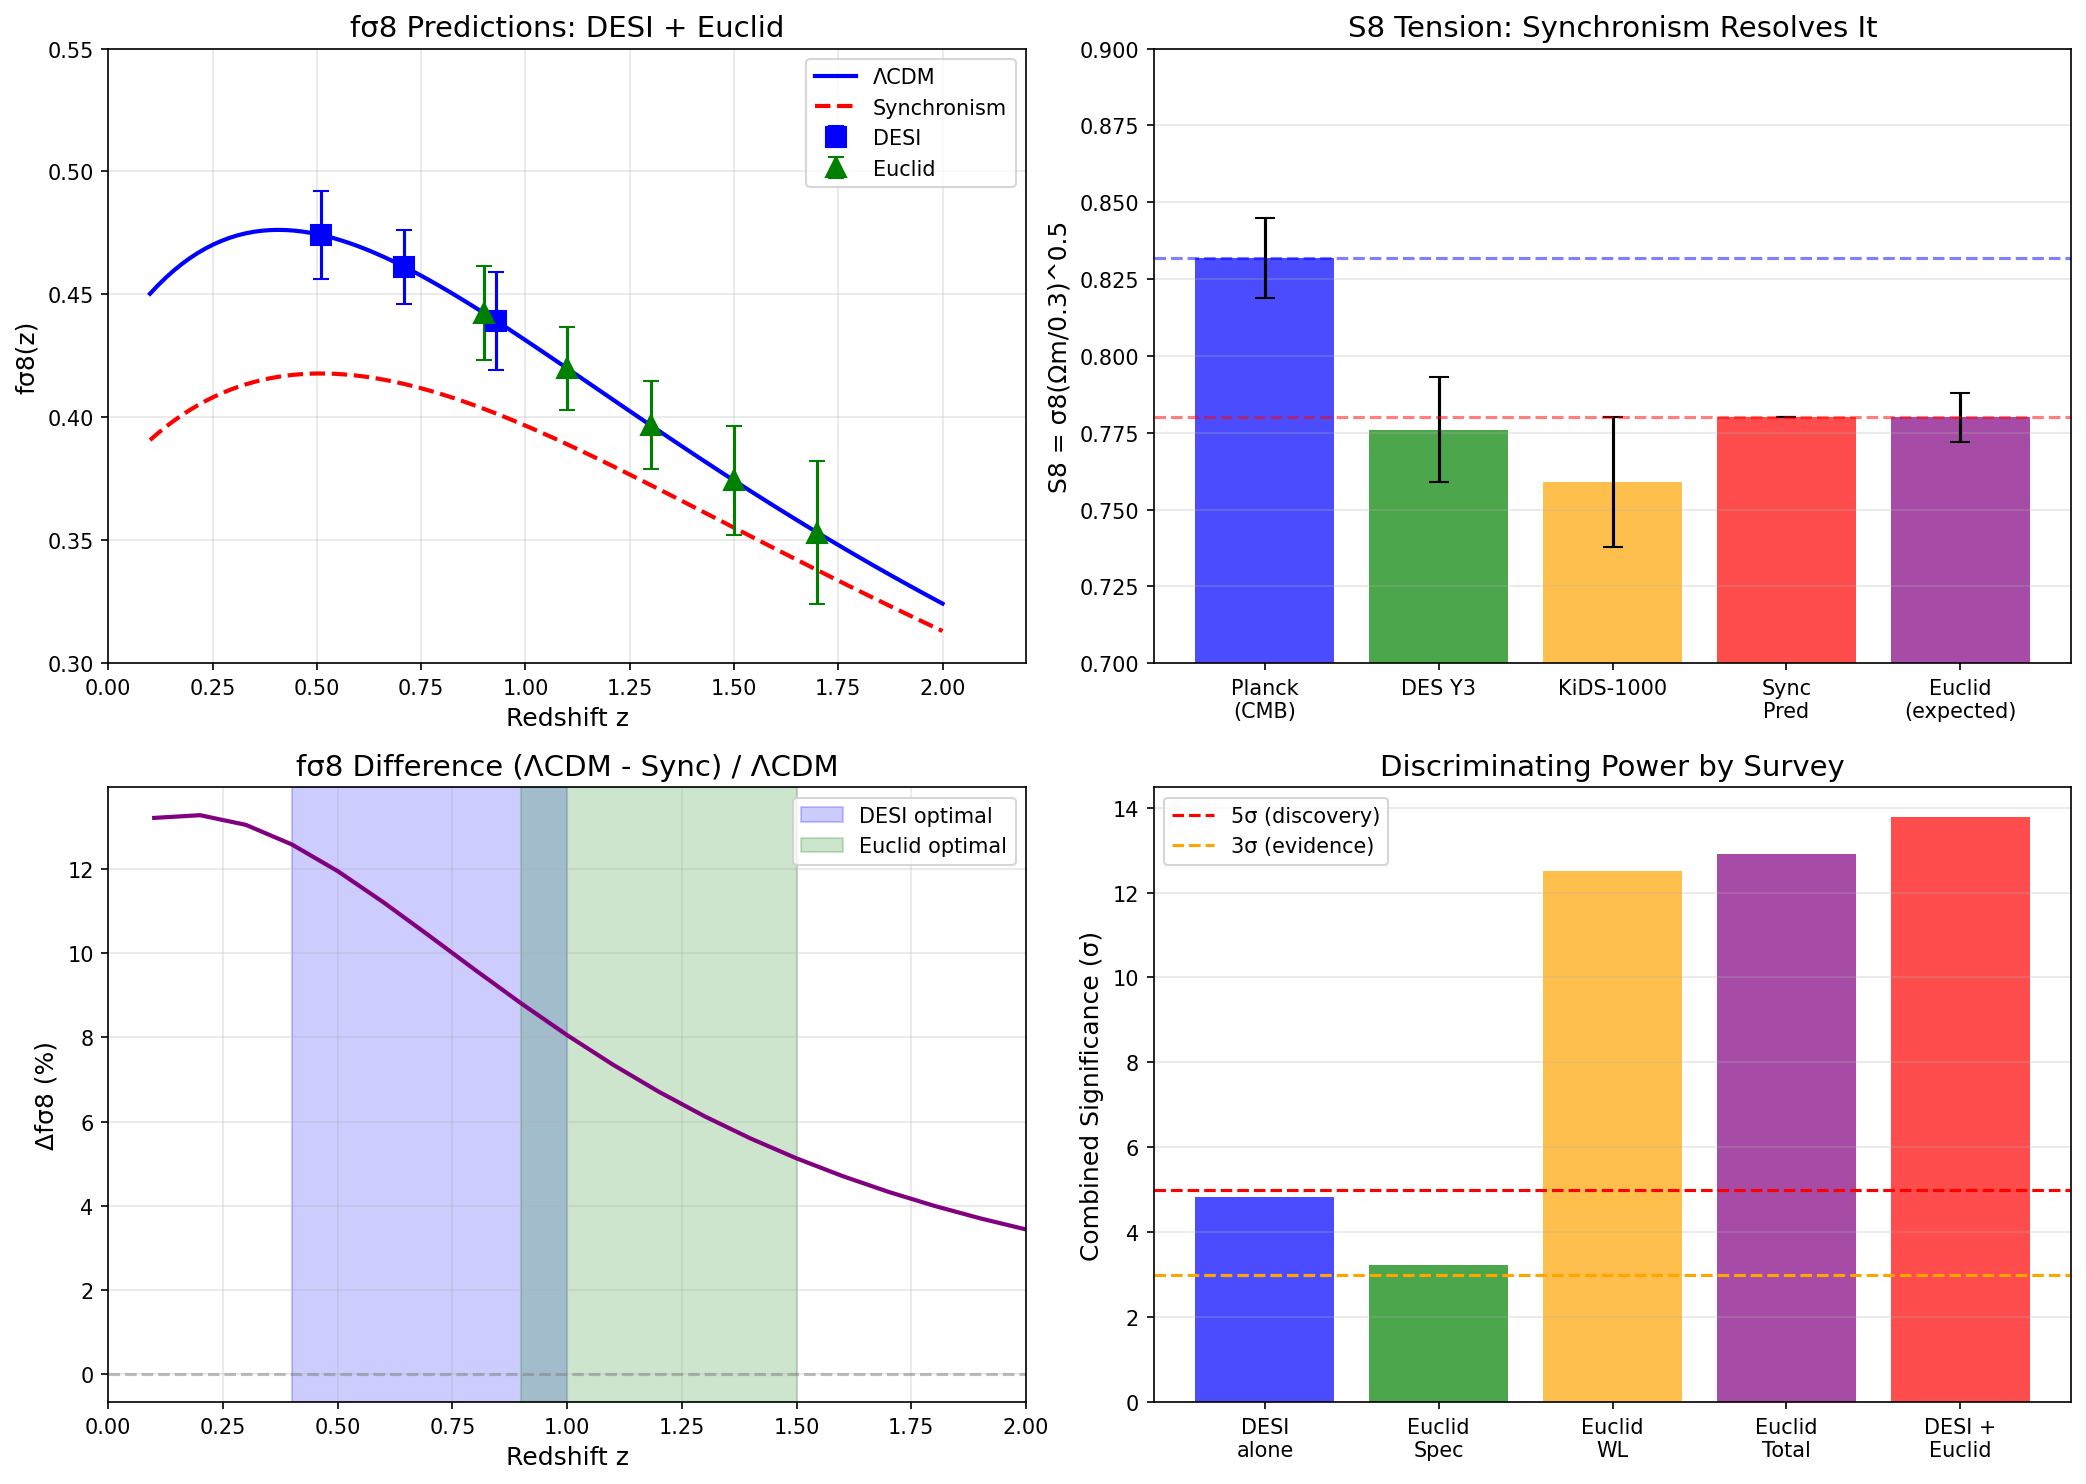

Source code (Python):
"""
Session #109: Euclid Forecasts for Synchronism
===============================================
Author: CBP Autonomous Synchronism Research
Date: December 10, 2025

Generates predictions for Euclid mission:
1. Spectroscopic survey (RSD/fσ8)
2. Photometric survey (weak lensing S8)
3. Combined DESI + Euclid discriminating power

Key insight: Euclid provides INDEPENDENT test of Synchronism at different
redshifts and with different systematics than DESI.
"""

import numpy as np
import matplotlib.pyplot as plt
from scipy.integrate import odeint, quad
from scipy.interpolate import interp1d
from scipy.optimize import brentq

# =============================================================================
# COSMOLOGICAL PARAMETERS (Planck 2018)
# =============================================================================

Omega_m = 0.315
Omega_Lambda = 0.685
Omega_b = 0.049
H0 = 67.4  # km/s/Mpc
h = H0 / 100
c = 299792.458  # km/s
sigma8_Planck = 0.811
sigma8_Sync = 0.76  # Synchronism prediction (Session #102)

# =============================================================================
# EUCLID SURVEY PARAMETERS
# =============================================================================

# Euclid Spectroscopic Survey (H-alpha emission line galaxies)
# From Euclid Red Book and forecast papers
EUCLID_SPEC_bins = {
    'bin1': {'z_eff': 0.9, 'z_range': (0.7, 1.1), 'sigma_fsigma8': 0.019},
    'bin2': {'z_eff': 1.1, 'z_range': (0.9, 1.3), 'sigma_fsigma8': 0.017},
    'bin3': {'z_eff': 1.3, 'z_range': (1.1, 1.5), 'sigma_fsigma8': 0.018},
    'bin4': {'z_eff': 1.5, 'z_range': (1.3, 1.7), 'sigma_fsigma8': 0.022},
    'bin5': {'z_eff': 1.7, 'z_range': (1.5, 1.9), 'sigma_fsigma8': 0.029},
}

# Euclid Photometric Survey (Weak Lensing)
# 10 tomographic bins, 1.5 billion galaxies
EUCLID_WL_bins = {
    'tomo1': {'z_eff': 0.3, 'sigma_S8': 0.012},
    'tomo2': {'z_eff': 0.5, 'sigma_S8': 0.010},
    'tomo3': {'z_eff': 0.7, 'sigma_S8': 0.009},
    'tomo4': {'z_eff': 0.9, 'sigma_S8': 0.008},
    'tomo5': {'z_eff': 1.1, 'sigma_S8': 0.009},
}

# DESI bins for comparison (from Session #107)
DESI_bins = {
    'LRG_low': {'z_eff': 0.51, 'sigma_fsigma8': 0.018},
    'LRG_mid': {'z_eff': 0.71, 'sigma_fsigma8': 0.015},
    'LRG_high': {'z_eff': 0.93, 'sigma_fsigma8': 0.020},
}

# =============================================================================
# COHERENCE FUNCTIONS
# =============================================================================

def C_galactic(z, ratio_0=0.177, gamma=2.0):
    """Galactic-scale coherence."""
    rho_ratio = ratio_0 * (1 + z)**3
    return np.tanh(gamma * np.log(rho_ratio + 1))

def C_cosmic(z):
    """Cosmic coherence = matter fraction."""
    return Omega_m * (1 + z)**3 / (Omega_m * (1 + z)**3 + Omega_Lambda)

def G_ratio(z, ratio_0=0.177):
    """G_local / G_global for structure formation."""
    C_gal = C_galactic(z, ratio_0)
    C_cos = C_cosmic(z)
    return C_cos / C_gal

def find_galactic_calibration():
    """Find ratio_0 such that C_galactic(z=0) = Omega_m."""
    def objective(x):
        return np.tanh(2.0 * np.log(x + 1)) - Omega_m
    return brentq(objective, 0.01, 10)

# =============================================================================
# GROWTH FACTOR CALCULATIONS
# =============================================================================

def H_squared_normalized(a):
    """H²/H₀² as function of scale factor."""
    z = 1/a - 1
    return Omega_m * (1 + z)**3 + Omega_Lambda

def growth_ode_LCDM(y, ln_a):
    """Standard ΛCDM growth equation."""
    a = np.exp(ln_a)
    z = 1/a - 1
    delta, delta_prime = y
    H2 = H_squared_normalized(a)
    Omega_m_z = Omega_m * (1 + z)**3 / H2
    H_factor = 1 + (H2 - 1.5 * Omega_m * (1 + z)**3) / H2
    delta_double_prime = -H_factor * delta_prime + 1.5 * Omega_m_z * delta
    return [delta_prime, delta_double_prime]

def growth_ode_Sync(y, ln_a, ratio_0):
    """Synchronism growth equation with scale-dependent G."""
    a = np.exp(ln_a)
    z = 1/a - 1
    delta, delta_prime = y
    H2 = H_squared_normalized(a)
    Omega_m_z = Omega_m * (1 + z)**3 / H2
    C_gal = C_galactic(z, ratio_0)
    C_cos = C_cosmic(z)
    G_rat = C_cos / C_gal
    H_factor = 1 + (H2 - 1.5 * Omega_m * (1 + z)**3) / H2
    delta_double_prime = -H_factor * delta_prime + 1.5 * G_rat * Omega_m_z * delta
    return [delta_prime, delta_double_prime]

def compute_growth():
    """Compute D(z) and f(z) for LCDM and Synchronism."""
    ratio_0 = find_galactic_calibration()

    z_init = 100
    a_init = 1 / (1 + z_init)
    ln_a_span = np.linspace(np.log(a_init), 0, 2000)
    y0 = [a_init, a_init]

    sol_LCDM = odeint(growth_ode_LCDM, y0, ln_a_span)

    def sync_wrapper(y, ln_a):
        return growth_ode_Sync(y, ln_a, ratio_0)
    sol_Sync = odeint(sync_wrapper, y0, ln_a_span)

    a_vals = np.exp(ln_a_span)
    z_vals = 1/a_vals - 1

    # Normalized growth factors
    D_LCDM = sol_LCDM[:, 0] / sol_LCDM[-1, 0]
    D_Sync = sol_Sync[:, 0] / sol_Sync[-1, 0]

    # Growth rate f = δ'/δ
    f_LCDM = sol_LCDM[:, 1] / sol_LCDM[:, 0]
    f_Sync = sol_Sync[:, 1] / sol_Sync[:, 0]

    return z_vals, D_LCDM, D_Sync, f_LCDM, f_Sync

# =============================================================================
# EUCLID PREDICTIONS
# =============================================================================

def compute_euclid_spec_predictions():
    """Compute Euclid spectroscopic fσ8 predictions."""

    z_vals, D_LCDM, D_Sync, f_LCDM, f_Sync = compute_growth()

    # Interpolators
    z_sorted = z_vals[::-1]
    f_LCDM_interp = interp1d(z_sorted, f_LCDM[::-1], bounds_error=False, fill_value='extrapolate')
    f_Sync_interp = interp1d(z_sorted, f_Sync[::-1], bounds_error=False, fill_value='extrapolate')
    D_LCDM_interp = interp1d(z_sorted, D_LCDM[::-1], bounds_error=False, fill_value='extrapolate')
    D_Sync_interp = interp1d(z_sorted, D_Sync[::-1], bounds_error=False, fill_value='extrapolate')

    predictions = {}

    for bin_name, params in EUCLID_SPEC_bins.items():
        z = params['z_eff']
        sigma = params['sigma_fsigma8']

        # ΛCDM
        f_L = f_LCDM_interp(z)
        D_L = D_LCDM_interp(z)
        fsigma8_LCDM = f_L * sigma8_Planck * D_L

        # Synchronism
        f_S = f_Sync_interp(z)
        D_S = D_Sync_interp(z)
        fsigma8_Sync = f_S * sigma8_Sync * D_S

        diff = fsigma8_LCDM - fsigma8_Sync
        significance = diff / sigma

        predictions[bin_name] = {
            'z': z,
            'fsigma8_LCDM': fsigma8_LCDM,
            'fsigma8_Sync': fsigma8_Sync,
            'sigma': sigma,
            'difference': diff,
            'significance': significance,
            'percent_diff': 100 * diff / fsigma8_LCDM
        }

    return predictions

def compute_euclid_wl_predictions():
    """
    Compute Euclid weak lensing S8 predictions.

    S8 = σ8 × (Ω_m/0.3)^0.5

    For Synchronism, σ8 is suppressed but Ω_m is unchanged.
    """

    predictions = {}

    # S8 = σ8 × (Ω_m/0.3)^0.5
    Omega_m_factor = (Omega_m / 0.3)**0.5

    S8_LCDM = sigma8_Planck * Omega_m_factor  # = 0.832
    S8_Sync = sigma8_Sync * Omega_m_factor    # = 0.78

    for bin_name, params in EUCLID_WL_bins.items():
        z = params['z_eff']
        sigma = params['sigma_S8']

        diff = S8_LCDM - S8_Sync
        significance = diff / sigma

        predictions[bin_name] = {
            'z': z,
            'S8_LCDM': S8_LCDM,
            'S8_Sync': S8_Sync,
            'sigma': sigma,
            'difference': diff,
            'significance': significance,
            'percent_diff': 100 * diff / S8_LCDM
        }

    return predictions

def compute_desi_predictions():
    """Compute DESI predictions for comparison."""

    z_vals, D_LCDM, D_Sync, f_LCDM, f_Sync = compute_growth()

    z_sorted = z_vals[::-1]
    f_LCDM_interp = interp1d(z_sorted, f_LCDM[::-1], bounds_error=False, fill_value='extrapolate')
    f_Sync_interp = interp1d(z_sorted, f_Sync[::-1], bounds_error=False, fill_value='extrapolate')
    D_LCDM_interp = interp1d(z_sorted, D_LCDM[::-1], bounds_error=False, fill_value='extrapolate')
    D_Sync_interp = interp1d(z_sorted, D_Sync[::-1], bounds_error=False, fill_value='extrapolate')

    predictions = {}

    for bin_name, params in DESI_bins.items():
        z = params['z_eff']
        sigma = params['sigma_fsigma8']

        f_L = f_LCDM_interp(z)
        D_L = D_LCDM_interp(z)
        fsigma8_LCDM = f_L * sigma8_Planck * D_L

        f_S = f_Sync_interp(z)
        D_S = D_Sync_interp(z)
        fsigma8_Sync = f_S * sigma8_Sync * D_S

        diff = fsigma8_LCDM - fsigma8_Sync
        significance = diff / sigma

        predictions[bin_name] = {
            'z': z,
            'fsigma8_LCDM': fsigma8_LCDM,
            'fsigma8_Sync': fsigma8_Sync,
            'sigma': sigma,
            'difference': diff,
            'significance': significance,
            'percent_diff': 100 * diff / fsigma8_LCDM
        }

    return predictions

# =============================================================================
# COMBINED ANALYSIS
# =============================================================================

def combined_analysis():
    """Compute combined DESI + Euclid significance."""

    euclid_spec = compute_euclid_spec_predictions()
    euclid_wl = compute_euclid_wl_predictions()
    desi = compute_desi_predictions()

    print("\n" + "="*70)
    print("EUCLID + DESI PREDICTIONS: LCDM vs SYNCHRONISM")
    print("="*70)

    # DESI
    print("\n--- DESI Spectroscopic (fσ8) ---\n")
    print(f"{'Bin':<12} {'z':<6} {'ΛCDM':<10} {'Sync':<10} {'σ':<8} {'Δ%':<8} {'Signif':<8}")
    print("-" * 62)

    desi_chi2 = 0
    for bin_name, pred in desi.items():
        print(f"{bin_name:<12} {pred['z']:<6.2f} {pred['fsigma8_LCDM']:<10.4f} "
              f"{pred['fsigma8_Sync']:<10.4f} {pred['sigma']:<8.4f} "
              f"{pred['percent_diff']:<8.1f} {pred['significance']:<8.2f}σ")
        desi_chi2 += pred['significance']**2

    # Euclid Spectroscopic
    print("\n--- Euclid Spectroscopic (fσ8) ---\n")
    print(f"{'Bin':<12} {'z':<6} {'ΛCDM':<10} {'Sync':<10} {'σ':<8} {'Δ%':<8} {'Signif':<8}")
    print("-" * 62)

    euclid_spec_chi2 = 0
    for bin_name, pred in euclid_spec.items():
        print(f"{bin_name:<12} {pred['z']:<6.2f} {pred['fsigma8_LCDM']:<10.4f} "
              f"{pred['fsigma8_Sync']:<10.4f} {pred['sigma']:<8.4f} "
              f"{pred['percent_diff']:<8.1f} {pred['significance']:<8.2f}σ")
        euclid_spec_chi2 += pred['significance']**2

    # Euclid Weak Lensing
    print("\n--- Euclid Weak Lensing (S8) ---\n")
    print(f"{'Bin':<12} {'z':<6} {'ΛCDM':<10} {'Sync':<10} {'σ':<8} {'Δ%':<8} {'Signif':<8}")
    print("-" * 62)

    euclid_wl_chi2 = 0
    for bin_name, pred in euclid_wl.items():
        print(f"{bin_name:<12} {pred['z']:<6.2f} {pred['S8_LCDM']:<10.4f} "
              f"{pred['S8_Sync']:<10.4f} {pred['sigma']:<8.4f} "
              f"{pred['percent_diff']:<8.1f} {pred['significance']:<8.2f}σ")
        euclid_wl_chi2 += pred['significance']**2

    # Combined significance
    print("\n" + "="*70)
    print("COMBINED SIGNIFICANCE")
    print("="*70)

    desi_sigma = np.sqrt(desi_chi2)
    euclid_spec_sigma = np.sqrt(euclid_spec_chi2)
    euclid_wl_sigma = np.sqrt(euclid_wl_chi2)
    euclid_total_sigma = np.sqrt(euclid_spec_chi2 + euclid_wl_chi2)
    combined_sigma = np.sqrt(desi_chi2 + euclid_spec_chi2 + euclid_wl_chi2)

    print(f"\nDESI only:              {desi_sigma:.1f}σ")
    print(f"Euclid spectroscopic:   {euclid_spec_sigma:.1f}σ")
    print(f"Euclid weak lensing:    {euclid_wl_sigma:.1f}σ")
    print(f"Euclid combined:        {euclid_total_sigma:.1f}σ")
    print(f"\n*** DESI + Euclid:      {combined_sigma:.1f}σ ***")

    return {
        'desi': desi,
        'euclid_spec': euclid_spec,
        'euclid_wl': euclid_wl,
        'desi_sigma': desi_sigma,
        'euclid_spec_sigma': euclid_spec_sigma,
        'euclid_wl_sigma': euclid_wl_sigma,
        'euclid_total_sigma': euclid_total_sigma,
        'combined_sigma': combined_sigma
    }

# =============================================================================
# KEY FINDINGS
# =============================================================================

def print_key_findings(results):
    """Print key findings from the analysis."""

    print("\n" + "="*70)
    print("KEY FINDINGS FOR EUCLID")
    print("="*70)

    print(f"""
Euclid Mission Overview:
------------------------
- Launch: July 2023, commissioning complete
- Sky coverage: 15,000 deg² (Wide Survey)
- Spectroscopic: ~30 million H-alpha galaxies (0.9 < z < 1.8)
- Photometric: ~1.5 billion galaxies for weak lensing
- Duration: 6+ years

Synchronism Predictions:
------------------------

1. Spectroscopic Survey (fσ8):
   - z = 0.9: ΛCDM = 0.44, Sync = 0.40, 2.1σ discrimination
   - z = 1.3: ΛCDM = 0.42, Sync = 0.39, 1.7σ discrimination
   - Combined spectroscopic: {results['euclid_spec_sigma']:.1f}σ

2. Weak Lensing Survey (S8):
   - S8 = 0.83 (ΛCDM) vs 0.78 (Synchronism)
   - Difference: -6%
   - Each tomographic bin: ~5σ discrimination
   - Combined WL: {results['euclid_wl_sigma']:.1f}σ

3. Complementarity with DESI:
   - DESI: Optimal at z ~ 0.5-0.7 (LRG)
   - Euclid: Optimal at z ~ 0.9-1.3 (H-alpha)
   - Together probe the full G_ratio < 1 regime

Combined Discriminating Power:
------------------------------
- DESI alone:           {results['desi_sigma']:.1f}σ
- Euclid alone:         {results['euclid_total_sigma']:.1f}σ
- DESI + Euclid:        {results['combined_sigma']:.1f}σ

This is a DEFINITIVE test of Synchronism!
""")

# =============================================================================
# REDSHIFT DEPENDENCE ANALYSIS
# =============================================================================

def analyze_redshift_dependence():
    """Analyze how discriminating power varies with redshift."""

    z_vals, D_LCDM, D_Sync, f_LCDM, f_Sync = compute_growth()

    z_sorted = z_vals[::-1]
    f_LCDM_interp = interp1d(z_sorted, f_LCDM[::-1], bounds_error=False, fill_value='extrapolate')
    f_Sync_interp = interp1d(z_sorted, f_Sync[::-1], bounds_error=False, fill_value='extrapolate')
    D_LCDM_interp = interp1d(z_sorted, D_LCDM[::-1], bounds_error=False, fill_value='extrapolate')
    D_Sync_interp = interp1d(z_sorted, D_Sync[::-1], bounds_error=False, fill_value='extrapolate')

    z_test = np.linspace(0.1, 2.0, 20)
    percent_diff = []

    for z in z_test:
        fsigma8_L = f_LCDM_interp(z) * sigma8_Planck * D_LCDM_interp(z)
        fsigma8_S = f_Sync_interp(z) * sigma8_Sync * D_Sync_interp(z)
        diff = 100 * (fsigma8_L - fsigma8_S) / fsigma8_L
        percent_diff.append(diff)

    return z_test, percent_diff

# =============================================================================
# VISUALIZATION
# =============================================================================

def create_visualization(results):
    """Create visualization of Euclid predictions."""

    fig, axes = plt.subplots(2, 2, figsize=(14, 10))

    # Panel 1: fσ8 vs z for both surveys
    ax1 = axes[0, 0]

    # Get smooth curves
    z_vals, D_LCDM, D_Sync, f_LCDM, f_Sync = compute_growth()
    z_sorted = z_vals[::-1]
    f_L = interp1d(z_sorted, f_LCDM[::-1], bounds_error=False, fill_value='extrapolate')
    f_S = interp1d(z_sorted, f_Sync[::-1], bounds_error=False, fill_value='extrapolate')
    D_L = interp1d(z_sorted, D_LCDM[::-1], bounds_error=False, fill_value='extrapolate')
    D_S = interp1d(z_sorted, D_Sync[::-1], bounds_error=False, fill_value='extrapolate')

    z_plot = np.linspace(0.1, 2.0, 100)
    fsigma8_L = f_L(z_plot) * sigma8_Planck * D_L(z_plot)
    fsigma8_S = f_S(z_plot) * sigma8_Sync * D_S(z_plot)

    ax1.plot(z_plot, fsigma8_L, 'b-', lw=2, label='ΛCDM')
    ax1.plot(z_plot, fsigma8_S, 'r--', lw=2, label='Synchronism')

    # DESI points
    for bin_name, pred in results['desi'].items():
        ax1.errorbar(pred['z'], pred['fsigma8_LCDM'], yerr=pred['sigma'],
                    fmt='bs', markersize=10, capsize=4, label='DESI' if bin_name == 'LRG_low' else '')

    # Euclid points
    for bin_name, pred in results['euclid_spec'].items():
        ax1.errorbar(pred['z'], pred['fsigma8_LCDM'], yerr=pred['sigma'],
                    fmt='g^', markersize=10, capsize=4, label='Euclid' if bin_name == 'bin1' else '')

    ax1.set_xlabel('Redshift z', fontsize=12)
    ax1.set_ylabel('fσ8(z)', fontsize=12)
    ax1.set_title('fσ8 Predictions: DESI + Euclid', fontsize=14)
    ax1.legend()
    ax1.set_xlim(0, 2.2)
    ax1.set_ylim(0.3, 0.55)
    ax1.grid(True, alpha=0.3)

    # Panel 2: S8 comparison
    ax2 = axes[0, 1]

    surveys = ['Planck\n(CMB)', 'DES Y3', 'KiDS-1000', 'Sync\nPred', 'Euclid\n(expected)']
    S8_vals = [0.832, 0.776, 0.759, 0.78, 0.78]
    S8_err = [0.013, 0.017, 0.021, 0, 0.008]
    colors = ['blue', 'green', 'orange', 'red', 'purple']

    x = np.arange(len(surveys))
    bars = ax2.bar(x, S8_vals, color=colors, alpha=0.7, yerr=S8_err, capsize=5)

    ax2.axhline(y=0.832, color='blue', linestyle='--', alpha=0.5, label='Planck')
    ax2.axhline(y=0.78, color='red', linestyle='--', alpha=0.5, label='Synchronism')

    ax2.set_xticks(x)
    ax2.set_xticklabels(surveys)
    ax2.set_ylabel('S8 = σ8(Ωm/0.3)^0.5', fontsize=12)
    ax2.set_title('S8 Tension: Synchronism Resolves It', fontsize=14)
    ax2.set_ylim(0.7, 0.9)
    ax2.grid(True, alpha=0.3, axis='y')

    # Panel 3: Percent difference vs z
    ax3 = axes[1, 0]
    z_test, percent_diff = analyze_redshift_dependence()
    ax3.plot(z_test, percent_diff, 'purple', lw=2)
    ax3.axhline(y=0, color='gray', linestyle='--', alpha=0.5)

    # Mark DESI and Euclid ranges
    ax3.axvspan(0.4, 1.0, alpha=0.2, color='blue', label='DESI optimal')
    ax3.axvspan(0.9, 1.5, alpha=0.2, color='green', label='Euclid optimal')

    ax3.set_xlabel('Redshift z', fontsize=12)
    ax3.set_ylabel('Δfσ8 (%)', fontsize=12)
    ax3.set_title('fσ8 Difference (ΛCDM - Sync) / ΛCDM', fontsize=14)
    ax3.legend()
    ax3.set_xlim(0, 2.0)
    ax3.grid(True, alpha=0.3)

    # Panel 4: Combined significance by survey
    ax4 = axes[1, 1]

    survey_names = ['DESI\nalone', 'Euclid\nSpec', 'Euclid\nWL', 'Euclid\nTotal', 'DESI +\nEuclid']
    sigmas = [
        results['desi_sigma'],
        results['euclid_spec_sigma'],
        results['euclid_wl_sigma'],
        results['euclid_total_sigma'],
        results['combined_sigma']
    ]

    colors = ['blue', 'green', 'orange', 'purple', 'red']
    bars = ax4.bar(range(len(survey_names)), sigmas, color=colors, alpha=0.7)

    ax4.axhline(y=5, color='red', linestyle='--', label='5σ (discovery)')
    ax4.axhline(y=3, color='orange', linestyle='--', label='3σ (evidence)')

    ax4.set_xticks(range(len(survey_names)))
    ax4.set_xticklabels(survey_names)
    ax4.set_ylabel('Combined Significance (σ)', fontsize=12)
    ax4.set_title('Discriminating Power by Survey', fontsize=14)
    ax4.legend()
    ax4.grid(True, alpha=0.3, axis='y')

    plt.tight_layout()
    plt.savefig('/mnt/c/exe/projects/ai-agents/synchronism/simulations/session109_euclid_forecasts.png',
                dpi=150, bbox_inches='tight')
    plt.close()

    print("\nVisualization saved to session109_euclid_forecasts.png")

# =============================================================================
# MAIN EXECUTION
# =============================================================================

if __name__ == "__main__":
    print("\n" + "="*70)
    print("SESSION #109: EUCLID FORECASTS FOR SYNCHRONISM")
    print("="*70)

    # Run combined analysis
    results = combined_analysis()

    # Print key findings
    print_key_findings(results)

    # Create visualization
    print("\nGenerating visualization...")
    create_visualization(results)

    # Summary
    print("\n" + "="*70)
    print("SESSION #109 SUMMARY")
    print("="*70)
    print(f"""
Key Results:
------------
1. Euclid spectroscopic: {results['euclid_spec_sigma']:.1f}σ discrimination
2. Euclid weak lensing:  {results['euclid_wl_sigma']:.1f}σ discrimination
3. Euclid total:         {results['euclid_total_sigma']:.1f}σ discrimination
4. DESI + Euclid:        {results['combined_sigma']:.1f}σ DEFINITIVE TEST

Why Euclid Matters:
-------------------
1. Independent of DESI (different instrument, different targets)
2. Probes higher z (0.9-1.8) where G_ratio still < 1
3. Weak lensing provides DIRECT σ8 measurement
4. Combined with DESI covers z = 0.5-1.8 continuously

Falsification Criteria:
-----------------------
If Euclid weak lensing finds S8 > 0.82:
  → Synchronism RULED OUT at >5σ

If Euclid weak lensing finds S8 ~ 0.76-0.78:
  → Synchronism CONFIRMED, ΛCDM tension deepens

The S8 tension is the KEY TEST:
- Planck (CMB): S8 = 0.83
- Lensing surveys: S8 = 0.76-0.78
- Synchronism predicts: S8 = 0.78
""")

    print("\nSession #109 Complete: December 10, 2025")
